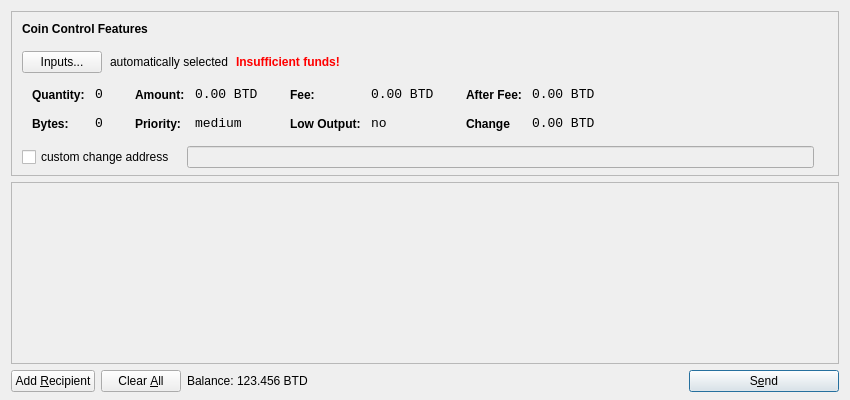
<?xml version="1.0" encoding="UTF-8"?>
<ui version="4.0">
 <class>SendCoinsDialog</class>
 <widget class="QDialog" name="SendCoinsDialog">
  <property name="geometry">
   <rect>
    <x>0</x>
    <y>0</y>
    <width>850</width>
    <height>400</height>
   </rect>
  </property>
  <property name="windowTitle">
   <string>Send Coins</string>
  </property>
  <layout class="QVBoxLayout" name="verticalLayout" stretch="0,1,0">
   <property name="bottomMargin">
    <number>8</number>
   </property>
   <item>
    <widget class="QFrame" name="frameCoinControl">
     <property name="sizePolicy">
      <sizepolicy hsizetype="Expanding" vsizetype="Expanding">
       <horstretch>0</horstretch>
       <verstretch>0</verstretch>
      </sizepolicy>
     </property>
     <property name="maximumSize">
      <size>
       <width>16777215</width>
       <height>16777215</height>
      </size>
     </property>
     <property name="frameShape">
      <enum>QFrame::StyledPanel</enum>
     </property>
     <property name="frameShadow">
      <enum>QFrame::Sunken</enum>
     </property>
     <layout class="QVBoxLayout" name="verticalLayoutCoinControl2">
      <property name="spacing">
       <number>-1</number>
      </property>
      <property name="leftMargin">
       <number>0</number>
      </property>
      <property name="topMargin">
       <number>0</number>
      </property>
      <property name="rightMargin">
       <number>0</number>
      </property>
      <property name="bottomMargin">
       <number>6</number>
      </property>
      <item>
       <layout class="QVBoxLayout" name="verticalLayoutCoinControl" stretch="0,0,0,0,1">
        <property name="spacing">
         <number>0</number>
        </property>
        <property name="leftMargin">
         <number>10</number>
        </property>
        <property name="topMargin">
         <number>10</number>
        </property>
        <item>
         <layout class="QHBoxLayout" name="horizontalLayoutCoinControl1">
          <property name="bottomMargin">
           <number>15</number>
          </property>
          <item>
           <widget class="QLabel" name="labelCoinControlFeatures">
            <property name="sizePolicy">
             <sizepolicy hsizetype="Preferred" vsizetype="Maximum">
              <horstretch>0</horstretch>
              <verstretch>0</verstretch>
             </sizepolicy>
            </property>
            <property name="font">
             <font>
              <weight>75</weight>
              <bold>true</bold>
             </font>
            </property>
            <property name="styleSheet">
             <string notr="true">font-weight:bold;</string>
            </property>
            <property name="text">
             <string>Coin Control Features</string>
            </property>
           </widget>
          </item>
         </layout>
        </item>
        <item>
         <layout class="QHBoxLayout" name="horizontalLayoutCoinControl2" stretch="0,0,0,0">
          <property name="spacing">
           <number>8</number>
          </property>
          <property name="bottomMargin">
           <number>10</number>
          </property>
          <item>
           <widget class="QPushButton" name="pushButtonCoinControl">
            <property name="styleSheet">
             <string notr="true"/>
            </property>
            <property name="text">
             <string>Inputs...</string>
            </property>
           </widget>
          </item>
          <item>
           <widget class="QLabel" name="labelCoinControlAutomaticallySelected">
            <property name="text">
             <string>automatically selected</string>
            </property>
            <property name="margin">
             <number>5</number>
            </property>
           </widget>
          </item>
          <item>
           <widget class="QLabel" name="labelCoinControlInsuffFunds">
            <property name="font">
             <font>
              <weight>75</weight>
              <bold>true</bold>
             </font>
            </property>
            <property name="styleSheet">
             <string notr="true">color:red;font-weight:bold;</string>
            </property>
            <property name="text">
             <string>Insufficient funds!</string>
            </property>
            <property name="margin">
             <number>5</number>
            </property>
           </widget>
          </item>
          <item>
           <spacer name="horizontalSpacerCoinControl">
            <property name="orientation">
             <enum>Qt::Horizontal</enum>
            </property>
            <property name="sizeHint" stdset="0">
             <size>
              <width>40</width>
              <height>1</height>
             </size>
            </property>
           </spacer>
          </item>
         </layout>
        </item>
        <item>
         <widget class="QWidget" name="widgetCoinControl" native="true">
          <property name="sizePolicy">
           <sizepolicy hsizetype="Preferred" vsizetype="Preferred">
            <horstretch>0</horstretch>
            <verstretch>0</verstretch>
           </sizepolicy>
          </property>
          <property name="minimumSize">
           <size>
            <width>0</width>
            <height>0</height>
           </size>
          </property>
          <property name="styleSheet">
           <string notr="true"/>
          </property>
          <layout class="QHBoxLayout" name="horizontalLayoutCoinControl5">
           <property name="margin">
            <number>0</number>
           </property>
           <item>
            <layout class="QHBoxLayout" name="horizontalLayoutCoinControl3" stretch="0,0,0,1">
             <property name="spacing">
              <number>20</number>
             </property>
             <property name="topMargin">
              <number>0</number>
             </property>
             <property name="bottomMargin">
              <number>10</number>
             </property>
             <item>
              <layout class="QFormLayout" name="formLayoutCoinControl1">
               <property name="horizontalSpacing">
                <number>10</number>
               </property>
               <property name="verticalSpacing">
                <number>14</number>
               </property>
               <property name="leftMargin">
                <number>10</number>
               </property>
               <property name="topMargin">
                <number>4</number>
               </property>
               <property name="rightMargin">
                <number>6</number>
               </property>
               <item row="0" column="0">
                <widget class="QLabel" name="labelCoinControlQuantityText">
                 <property name="styleSheet">
                  <string notr="true">font-weight:bold;</string>
                 </property>
                 <property name="text">
                  <string>Quantity:</string>
                 </property>
                 <property name="margin">
                  <number>0</number>
                 </property>
                </widget>
               </item>
               <item row="0" column="1">
                <widget class="QLabel" name="labelCoinControlQuantity">
                 <property name="font">
                  <font>
                   <family>Monospace</family>
                   <pointsize>10</pointsize>
                  </font>
                 </property>
                 <property name="cursor">
                  <cursorShape>IBeamCursor</cursorShape>
                 </property>
                 <property name="contextMenuPolicy">
                  <enum>Qt::ActionsContextMenu</enum>
                 </property>
                 <property name="text">
                  <string>0</string>
                 </property>
                 <property name="margin">
                  <number>0</number>
                 </property>
                 <property name="textInteractionFlags">
                  <set>Qt::LinksAccessibleByMouse|Qt::TextSelectableByKeyboard|Qt::TextSelectableByMouse</set>
                 </property>
                </widget>
               </item>
               <item row="1" column="0">
                <widget class="QLabel" name="labelCoinControlBytesText">
                 <property name="styleSheet">
                  <string notr="true">font-weight:bold;</string>
                 </property>
                 <property name="text">
                  <string>Bytes:</string>
                 </property>
                </widget>
               </item>
               <item row="1" column="1">
                <widget class="QLabel" name="labelCoinControlBytes">
                 <property name="font">
                  <font>
                   <family>Monospace</family>
                   <pointsize>10</pointsize>
                  </font>
                 </property>
                 <property name="cursor">
                  <cursorShape>IBeamCursor</cursorShape>
                 </property>
                 <property name="contextMenuPolicy">
                  <enum>Qt::ActionsContextMenu</enum>
                 </property>
                 <property name="text">
                  <string>0</string>
                 </property>
                 <property name="textInteractionFlags">
                  <set>Qt::LinksAccessibleByMouse|Qt::TextSelectableByKeyboard|Qt::TextSelectableByMouse</set>
                 </property>
                </widget>
               </item>
              </layout>
             </item>
             <item>
              <layout class="QFormLayout" name="formLayoutCoinControl2">
               <property name="horizontalSpacing">
                <number>10</number>
               </property>
               <property name="verticalSpacing">
                <number>14</number>
               </property>
               <property name="leftMargin">
                <number>6</number>
               </property>
               <property name="topMargin">
                <number>4</number>
               </property>
               <property name="rightMargin">
                <number>6</number>
               </property>
               <item row="0" column="0">
                <widget class="QLabel" name="labelCoinControlAmountText">
                 <property name="styleSheet">
                  <string notr="true">font-weight:bold;</string>
                 </property>
                 <property name="text">
                  <string>Amount:</string>
                 </property>
                 <property name="margin">
                  <number>0</number>
                 </property>
                </widget>
               </item>
               <item row="0" column="1">
                <widget class="QLabel" name="labelCoinControlAmount">
                 <property name="font">
                  <font>
                   <family>Monospace</family>
                   <pointsize>10</pointsize>
                  </font>
                 </property>
                 <property name="cursor">
                  <cursorShape>IBeamCursor</cursorShape>
                 </property>
                 <property name="contextMenuPolicy">
                  <enum>Qt::ActionsContextMenu</enum>
                 </property>
                 <property name="text">
                  <string>0.00 BTD</string>
                 </property>
                 <property name="textInteractionFlags">
                  <set>Qt::LinksAccessibleByMouse|Qt::TextSelectableByKeyboard|Qt::TextSelectableByMouse</set>
                 </property>
                </widget>
               </item>
               <item row="1" column="0">
                <widget class="QLabel" name="labelCoinControlPriorityText">
                 <property name="styleSheet">
                  <string notr="true">font-weight:bold;</string>
                 </property>
                 <property name="text">
                  <string>Priority:</string>
                 </property>
                </widget>
               </item>
               <item row="1" column="1">
                <widget class="QLabel" name="labelCoinControlPriority">
                 <property name="font">
                  <font>
                   <family>Monospace</family>
                   <pointsize>10</pointsize>
                  </font>
                 </property>
                 <property name="cursor">
                  <cursorShape>IBeamCursor</cursorShape>
                 </property>
                 <property name="contextMenuPolicy">
                  <enum>Qt::ActionsContextMenu</enum>
                 </property>
                 <property name="text">
                  <string>medium</string>
                 </property>
                 <property name="textInteractionFlags">
                  <set>Qt::LinksAccessibleByMouse|Qt::TextSelectableByKeyboard|Qt::TextSelectableByMouse</set>
                 </property>
                </widget>
               </item>
              </layout>
             </item>
             <item>
              <layout class="QFormLayout" name="formLayoutCoinControl3">
               <property name="horizontalSpacing">
                <number>10</number>
               </property>
               <property name="verticalSpacing">
                <number>14</number>
               </property>
               <property name="leftMargin">
                <number>6</number>
               </property>
               <property name="topMargin">
                <number>4</number>
               </property>
               <property name="rightMargin">
                <number>6</number>
               </property>
               <item row="0" column="0">
                <widget class="QLabel" name="labelCoinControlFeeText">
                 <property name="styleSheet">
                  <string notr="true">font-weight:bold;</string>
                 </property>
                 <property name="text">
                  <string>Fee:</string>
                 </property>
                 <property name="margin">
                  <number>0</number>
                 </property>
                </widget>
               </item>
               <item row="0" column="1">
                <widget class="QLabel" name="labelCoinControlFee">
                 <property name="font">
                  <font>
                   <family>Monospace</family>
                   <pointsize>10</pointsize>
                  </font>
                 </property>
                 <property name="cursor">
                  <cursorShape>IBeamCursor</cursorShape>
                 </property>
                 <property name="contextMenuPolicy">
                  <enum>Qt::ActionsContextMenu</enum>
                 </property>
                 <property name="text">
                  <string>0.00 BTD</string>
                 </property>
                 <property name="textInteractionFlags">
                  <set>Qt::LinksAccessibleByMouse|Qt::TextSelectableByKeyboard|Qt::TextSelectableByMouse</set>
                 </property>
                </widget>
               </item>
               <item row="1" column="0">
                <widget class="QLabel" name="labelCoinControlLowOutputText">
                 <property name="styleSheet">
                  <string notr="true">font-weight:bold;</string>
                 </property>
                 <property name="text">
                  <string>Low Output:</string>
                 </property>
                </widget>
               </item>
               <item row="1" column="1">
                <widget class="QLabel" name="labelCoinControlLowOutput">
                 <property name="font">
                  <font>
                   <family>Monospace</family>
                   <pointsize>10</pointsize>
                  </font>
                 </property>
                 <property name="cursor">
                  <cursorShape>IBeamCursor</cursorShape>
                 </property>
                 <property name="contextMenuPolicy">
                  <enum>Qt::ActionsContextMenu</enum>
                 </property>
                 <property name="text">
                  <string>no</string>
                 </property>
                 <property name="textInteractionFlags">
                  <set>Qt::LinksAccessibleByMouse|Qt::TextSelectableByKeyboard|Qt::TextSelectableByMouse</set>
                 </property>
                </widget>
               </item>
              </layout>
             </item>
             <item>
              <layout class="QFormLayout" name="formLayoutCoinControl4">
               <property name="horizontalSpacing">
                <number>10</number>
               </property>
               <property name="verticalSpacing">
                <number>14</number>
               </property>
               <property name="leftMargin">
                <number>6</number>
               </property>
               <property name="topMargin">
                <number>4</number>
               </property>
               <property name="rightMargin">
                <number>6</number>
               </property>
               <item row="0" column="0">
                <widget class="QLabel" name="labelCoinControlAfterFeeText">
                 <property name="styleSheet">
                  <string notr="true">font-weight:bold;</string>
                 </property>
                 <property name="text">
                  <string>After Fee:</string>
                 </property>
                 <property name="margin">
                  <number>0</number>
                 </property>
                </widget>
               </item>
               <item row="0" column="1">
                <widget class="QLabel" name="labelCoinControlAfterFee">
                 <property name="font">
                  <font>
                   <family>Monospace</family>
                   <pointsize>10</pointsize>
                  </font>
                 </property>
                 <property name="cursor">
                  <cursorShape>IBeamCursor</cursorShape>
                 </property>
                 <property name="contextMenuPolicy">
                  <enum>Qt::ActionsContextMenu</enum>
                 </property>
                 <property name="text">
                  <string>0.00 BTD</string>
                 </property>
                 <property name="textInteractionFlags">
                  <set>Qt::LinksAccessibleByMouse|Qt::TextSelectableByKeyboard|Qt::TextSelectableByMouse</set>
                 </property>
                </widget>
               </item>
               <item row="1" column="0">
                <widget class="QLabel" name="labelCoinControlChangeText">
                 <property name="styleSheet">
                  <string notr="true">font-weight:bold;</string>
                 </property>
                 <property name="text">
                  <string>Change</string>
                 </property>
                </widget>
               </item>
               <item row="1" column="1">
                <widget class="QLabel" name="labelCoinControlChange">
                 <property name="font">
                  <font>
                   <family>Monospace</family>
                   <pointsize>10</pointsize>
                  </font>
                 </property>
                 <property name="cursor">
                  <cursorShape>IBeamCursor</cursorShape>
                 </property>
                 <property name="contextMenuPolicy">
                  <enum>Qt::ActionsContextMenu</enum>
                 </property>
                 <property name="text">
                  <string>0.00 BTD</string>
                 </property>
                 <property name="textInteractionFlags">
                  <set>Qt::LinksAccessibleByMouse|Qt::TextSelectableByKeyboard|Qt::TextSelectableByMouse</set>
                 </property>
                </widget>
               </item>
              </layout>
             </item>
            </layout>
           </item>
          </layout>
         </widget>
        </item>
        <item>
         <layout class="QHBoxLayout" name="horizontalLayoutCoinControl4" stretch="0,0,0">
          <property name="spacing">
           <number>12</number>
          </property>
          <property name="sizeConstraint">
           <enum>QLayout::SetDefaultConstraint</enum>
          </property>
          <property name="topMargin">
           <number>5</number>
          </property>
          <property name="rightMargin">
           <number>5</number>
          </property>
          <item>
           <widget class="QCheckBox" name="checkBoxCoinControlChange">
            <property name="text">
             <string>custom change address</string>
            </property>
           </widget>
          </item>
          <item>
           <widget class="QLineEdit" name="lineEditCoinControlChange">
            <property name="enabled">
             <bool>false</bool>
            </property>
            <property name="sizePolicy">
             <sizepolicy hsizetype="Expanding" vsizetype="Fixed">
              <horstretch>0</horstretch>
              <verstretch>0</verstretch>
             </sizepolicy>
            </property>
           </widget>
          </item>
          <item>
           <widget class="QLabel" name="labelCoinControlChangeLabel">
            <property name="sizePolicy">
             <sizepolicy hsizetype="Preferred" vsizetype="Expanding">
              <horstretch>0</horstretch>
              <verstretch>0</verstretch>
             </sizepolicy>
            </property>
            <property name="minimumSize">
             <size>
              <width>0</width>
              <height>0</height>
             </size>
            </property>
            <property name="text">
             <string/>
            </property>
            <property name="margin">
             <number>3</number>
            </property>
           </widget>
          </item>
         </layout>
        </item>
        <item>
         <spacer name="verticalSpacerCoinControl">
          <property name="orientation">
           <enum>Qt::Vertical</enum>
          </property>
          <property name="sizeHint" stdset="0">
           <size>
            <width>800</width>
            <height>1</height>
           </size>
          </property>
         </spacer>
        </item>
       </layout>
      </item>
     </layout>
    </widget>
   </item>
   <item>
    <widget class="QScrollArea" name="scrollArea">
     <property name="widgetResizable">
      <bool>true</bool>
     </property>
     <widget class="QWidget" name="scrollAreaWidgetContents">
      <property name="geometry">
       <rect>
        <x>0</x>
        <y>0</y>
        <width>830</width>
        <height>165</height>
       </rect>
      </property>
      <layout class="QVBoxLayout" name="verticalLayout_2">
       <property name="margin">
        <number>0</number>
       </property>
       <item>
        <layout class="QVBoxLayout" name="entries">
         <property name="spacing">
          <number>6</number>
         </property>
        </layout>
       </item>
       <item>
        <spacer name="verticalSpacer">
         <property name="orientation">
          <enum>Qt::Vertical</enum>
         </property>
         <property name="sizeHint" stdset="0">
          <size>
           <width>20</width>
           <height>40</height>
          </size>
         </property>
        </spacer>
       </item>
      </layout>
     </widget>
    </widget>
   </item>
   <item>
    <layout class="QHBoxLayout" name="horizontalLayout">
     <item>
      <widget class="QPushButton" name="addButton">
       <property name="toolTip">
        <string>Send to multiple recipients at once</string>
       </property>
       <property name="text">
        <string>Add &amp;Recipient</string>
       </property>
       <property name="icon">
        <iconset resource="../bitcoin.qrc">
         <normaloff>:/icons/add</normaloff>:/icons/add</iconset>
       </property>
       <property name="autoDefault">
        <bool>false</bool>
       </property>
      </widget>
     </item>
     <item>
      <widget class="QPushButton" name="clearButton">
       <property name="sizePolicy">
        <sizepolicy hsizetype="Minimum" vsizetype="Fixed">
         <horstretch>0</horstretch>
         <verstretch>0</verstretch>
        </sizepolicy>
       </property>
       <property name="toolTip">
        <string>Remove all transaction fields</string>
       </property>
       <property name="text">
        <string>Clear &amp;All</string>
       </property>
       <property name="icon">
        <iconset resource="../bitcoin.qrc">
         <normaloff>:/icons/remove</normaloff>:/icons/remove</iconset>
       </property>
       <property name="autoRepeatDelay">
        <number>300</number>
       </property>
       <property name="autoDefault">
        <bool>false</bool>
       </property>
      </widget>
     </item>
     <item>
      <layout class="QHBoxLayout" name="horizontalLayout_2">
       <property name="spacing">
        <number>3</number>
       </property>
       <item>
        <widget class="QLabel" name="label">
         <property name="sizePolicy">
          <sizepolicy hsizetype="Preferred" vsizetype="Fixed">
           <horstretch>0</horstretch>
           <verstretch>0</verstretch>
          </sizepolicy>
         </property>
         <property name="text">
          <string>Balance:</string>
         </property>
        </widget>
       </item>
       <item>
        <widget class="QLabel" name="labelBalance">
         <property name="sizePolicy">
          <sizepolicy hsizetype="Preferred" vsizetype="Fixed">
           <horstretch>0</horstretch>
           <verstretch>0</verstretch>
          </sizepolicy>
         </property>
         <property name="cursor">
          <cursorShape>IBeamCursor</cursorShape>
         </property>
         <property name="text">
          <string>123.456 BTD</string>
         </property>
         <property name="textInteractionFlags">
          <set>Qt::LinksAccessibleByMouse|Qt::TextSelectableByKeyboard|Qt::TextSelectableByMouse</set>
         </property>
        </widget>
       </item>
      </layout>
     </item>
     <item>
      <spacer name="horizontalSpacer">
       <property name="orientation">
        <enum>Qt::Horizontal</enum>
       </property>
       <property name="sizeHint" stdset="0">
        <size>
         <width>40</width>
         <height>20</height>
        </size>
       </property>
      </spacer>
     </item>
     <item>
      <widget class="QPushButton" name="sendButton">
       <property name="minimumSize">
        <size>
         <width>150</width>
         <height>0</height>
        </size>
       </property>
       <property name="toolTip">
        <string>Confirm the send action</string>
       </property>
       <property name="text">
        <string>S&amp;end</string>
       </property>
       <property name="icon">
        <iconset resource="../bitcoin.qrc">
         <normaloff>:/icons/send</normaloff>:/icons/send</iconset>
       </property>
       <property name="default">
        <bool>true</bool>
       </property>
      </widget>
     </item>
    </layout>
   </item>
  </layout>
 </widget>
 <resources>
  <include location="../bitcoin.qrc"/>
 </resources>
 <connections/>
</ui>
